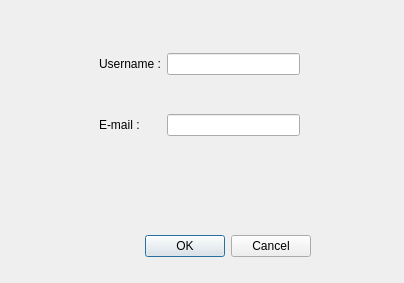
<?xml version="1.0" encoding="UTF-8"?>
<ui version="4.0">
 <class>Dialog</class>
 <widget class="QDialog" name="Dialog">
  <property name="geometry">
   <rect>
    <x>0</x>
    <y>0</y>
    <width>404</width>
    <height>283</height>
   </rect>
  </property>
  <property name="windowTitle">
   <string>Dialog</string>
  </property>
  <property name="styleSheet">
   <string notr="true">image: url(:/new/prefix1/image - Copy.png);</string>
  </property>
  <widget class="QDialogButtonBox" name="buttonBox">
   <property name="geometry">
    <rect>
     <x>10</x>
     <y>230</y>
     <width>301</width>
     <height>32</height>
    </rect>
   </property>
   <property name="orientation">
    <enum>Qt::Horizontal</enum>
   </property>
   <property name="standardButtons">
    <set>QDialogButtonBox::Cancel|QDialogButtonBox::Ok</set>
   </property>
  </widget>
  <widget class="QWidget" name="gridLayoutWidget">
   <property name="geometry">
    <rect>
     <x>99</x>
     <y>20</y>
     <width>201</width>
     <height>151</height>
    </rect>
   </property>
   <layout class="QGridLayout" name="gridLayout">
    <item row="0" column="0">
     <widget class="QLabel" name="label">
      <property name="styleSheet">
       <string notr="true">opacity: 0;
border-radius: 5px;</string>
      </property>
      <property name="text">
       <string>Username :</string>
      </property>
     </widget>
    </item>
    <item row="1" column="0">
     <widget class="QLabel" name="label_2">
      <property name="text">
       <string>E-mail :</string>
      </property>
     </widget>
    </item>
    <item row="0" column="1">
     <widget class="QLineEdit" name="lineEdit"/>
    </item>
    <item row="1" column="1">
     <widget class="QLineEdit" name="lineEdit_2"/>
    </item>
   </layout>
  </widget>
 </widget>
 <resources/>
 <connections>
  <connection>
   <sender>buttonBox</sender>
   <signal>accepted()</signal>
   <receiver>Dialog</receiver>
   <slot>accept()</slot>
   <hints>
    <hint type="sourcelabel">
     <x>248</x>
     <y>254</y>
    </hint>
    <hint type="destinationlabel">
     <x>157</x>
     <y>274</y>
    </hint>
   </hints>
  </connection>
  <connection>
   <sender>buttonBox</sender>
   <signal>rejected()</signal>
   <receiver>Dialog</receiver>
   <slot>reject()</slot>
   <hints>
    <hint type="sourcelabel">
     <x>316</x>
     <y>260</y>
    </hint>
    <hint type="destinationlabel">
     <x>286</x>
     <y>274</y>
    </hint>
   </hints>
  </connection>
 </connections>
</ui>
